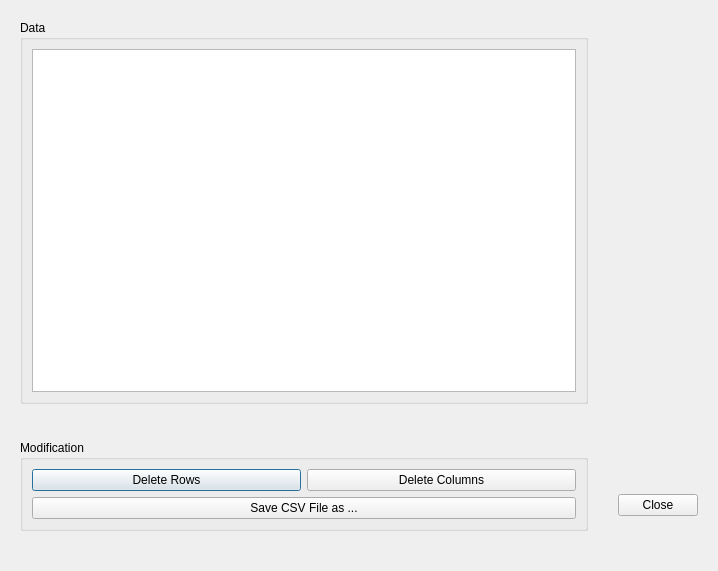
<?xml version="1.0" encoding="UTF-8"?>
<ui version="4.0">
 <class>SetInput</class>
 <widget class="QDialog" name="SetInput">
  <property name="geometry">
   <rect>
    <x>0</x>
    <y>0</y>
    <width>718</width>
    <height>571</height>
   </rect>
  </property>
  <property name="windowTitle">
   <string>Dialog</string>
  </property>
  <layout class="QGridLayout" name="gridLayout">
   <item row="0" column="3" rowspan="3" colspan="2">
    <widget class="QWidget" name="fileInformation_widget" native="true">
     <layout class="QVBoxLayout" name="verticalLayout">
      <item>
       <widget class="QLabel" name="fileInformation_label">
        <property name="text">
         <string/>
        </property>
        <property name="alignment">
         <set>Qt::AlignLeading|Qt::AlignLeft|Qt::AlignTop</set>
        </property>
       </widget>
      </item>
     </layout>
    </widget>
   </item>
   <item row="0" column="0" colspan="3">
    <widget class="QWidget" name="data_widget" native="true">
     <layout class="QVBoxLayout" name="verticalLayout_3">
      <item>
       <widget class="QGroupBox" name="data_groupBox">
        <property name="title">
         <string>Data</string>
        </property>
        <layout class="QGridLayout" name="gridLayout_2">
         <item row="0" column="0" colspan="2">
          <widget class="QTableWidget" name="data_tableWidget"/>
         </item>
        </layout>
       </widget>
      </item>
     </layout>
    </widget>
   </item>
   <item row="3" column="0" colspan="3">
    <widget class="QWidget" name="modification_widget" native="true">
     <layout class="QVBoxLayout" name="verticalLayout_4">
      <item>
       <widget class="QGroupBox" name="modification_groupBox">
        <property name="title">
         <string>Modification</string>
        </property>
        <layout class="QGridLayout" name="gridLayout_3">
         <item row="3" column="0">
          <widget class="QPushButton" name="deleteRows_pushButton">
           <property name="text">
            <string>Delete Rows</string>
           </property>
          </widget>
         </item>
         <item row="3" column="1">
          <widget class="QPushButton" name="deleteColumns_pushButton">
           <property name="text">
            <string>Delete Columns</string>
           </property>
          </widget>
         </item>
         <item row="4" column="0" colspan="2">
          <widget class="QPushButton" name="saveFile_pushButton">
           <property name="text">
            <string>Save CSV File as ...</string>
           </property>
          </widget>
         </item>
        </layout>
       </widget>
      </item>
     </layout>
    </widget>
   </item>
   <item row="3" column="4">
    <widget class="QWidget" name="close_widget" native="true">
     <layout class="QVBoxLayout" name="verticalLayout_2">
      <item>
       <spacer name="verticalSpacer">
        <property name="orientation">
         <enum>Qt::Vertical</enum>
        </property>
        <property name="sizeType">
         <enum>QSizePolicy::Minimum</enum>
        </property>
        <property name="sizeHint" stdset="0">
         <size>
          <width>20</width>
          <height>40</height>
         </size>
        </property>
       </spacer>
      </item>
      <item>
       <widget class="QPushButton" name="close_pushButton">
        <property name="text">
         <string>Close</string>
        </property>
       </widget>
      </item>
     </layout>
    </widget>
   </item>
   <item row="4" column="0">
    <spacer name="horizontalSpacer">
     <property name="orientation">
      <enum>Qt::Horizontal</enum>
     </property>
     <property name="sizeHint" stdset="0">
      <size>
       <width>40</width>
       <height>20</height>
      </size>
     </property>
    </spacer>
   </item>
  </layout>
 </widget>
 <tabstops>
  <tabstop>data_tableWidget</tabstop>
  <tabstop>deleteRows_pushButton</tabstop>
  <tabstop>deleteColumns_pushButton</tabstop>
  <tabstop>saveFile_pushButton</tabstop>
  <tabstop>close_pushButton</tabstop>
 </tabstops>
 <resources/>
 <connections>
  <connection>
   <sender>close_pushButton</sender>
   <signal>clicked()</signal>
   <receiver>SetInput</receiver>
   <slot>close()</slot>
   <hints>
    <hint type="sourcelabel">
     <x>476</x>
     <y>498</y>
    </hint>
    <hint type="destinationlabel">
     <x>479</x>
     <y>501</y>
    </hint>
   </hints>
  </connection>
 </connections>
</ui>
